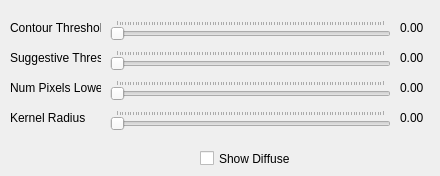
    <widget class="QWidget" name="tab_7">
     <attribute name="title">
      <string>Contours</string>
     </attribute>
     <widget class="QSlider" name="contourThresholdSlider">
      <property name="geometry">
       <rect>
        <x>110</x>
        <y>20</y>
        <width>281</width>
        <height>20</height>
       </rect>
      </property>
      <property name="maximum">
       <number>100</number>
      </property>
      <property name="orientation">
       <enum>Qt::Horizontal</enum>
      </property>
      <property name="tickPosition">
       <enum>QSlider::TicksAbove</enum>
      </property>
     </widget>
     <widget class="QLabel" name="label_16">
      <property name="geometry">
       <rect>
        <x>10</x>
        <y>20</y>
        <width>91</width>
        <height>16</height>
       </rect>
      </property>
      <property name="text">
       <string>Contour Threshold</string>
      </property>
     </widget>
     <widget class="QLabel" name="contourThresholdLabel">
      <property name="geometry">
       <rect>
        <x>400</x>
        <y>20</y>
        <width>31</width>
        <height>16</height>
       </rect>
      </property>
      <property name="text">
       <string>0.00</string>
      </property>
     </widget>
     <widget class="QSlider" name="suggestiveThresholdSlider">
      <property name="geometry">
       <rect>
        <x>110</x>
        <y>50</y>
        <width>281</width>
        <height>20</height>
       </rect>
      </property>
      <property name="maximum">
       <number>100</number>
      </property>
      <property name="orientation">
       <enum>Qt::Horizontal</enum>
      </property>
      <property name="tickPosition">
       <enum>QSlider::TicksAbove</enum>
      </property>
     </widget>
     <widget class="QLabel" name="label_17">
      <property name="geometry">
       <rect>
        <x>10</x>
        <y>50</y>
        <width>91</width>
        <height>16</height>
       </rect>
      </property>
      <property name="text">
       <string>Suggestive Thresh</string>
      </property>
     </widget>
     <widget class="QLabel" name="suggestiveThresholdLabel">
      <property name="geometry">
       <rect>
        <x>400</x>
        <y>50</y>
        <width>31</width>
        <height>16</height>
       </rect>
      </property>
      <property name="text">
       <string>0.00</string>
      </property>
     </widget>
     <widget class="QSlider" name="numPixelsLowerSlider">
      <property name="geometry">
       <rect>
        <x>110</x>
        <y>80</y>
        <width>281</width>
        <height>20</height>
       </rect>
      </property>
      <property name="maximum">
       <number>100</number>
      </property>
      <property name="orientation">
       <enum>Qt::Horizontal</enum>
      </property>
      <property name="tickPosition">
       <enum>QSlider::TicksAbove</enum>
      </property>
     </widget>
     <widget class="QLabel" name="label_18">
      <property name="geometry">
       <rect>
        <x>10</x>
        <y>80</y>
        <width>91</width>
        <height>16</height>
       </rect>
      </property>
      <property name="text">
       <string>Num Pixels Lower</string>
      </property>
     </widget>
     <widget class="QLabel" name="numPixelsLowerLabel">
      <property name="geometry">
       <rect>
        <x>400</x>
        <y>80</y>
        <width>31</width>
        <height>16</height>
       </rect>
      </property>
      <property name="text">
       <string>0.00</string>
      </property>
     </widget>
     <widget class="QSlider" name="kernelRadiusSlider">
      <property name="geometry">
       <rect>
        <x>110</x>
        <y>110</y>
        <width>281</width>
        <height>20</height>
       </rect>
      </property>
      <property name="maximum">
       <number>100</number>
      </property>
      <property name="orientation">
       <enum>Qt::Horizontal</enum>
      </property>
      <property name="tickPosition">
       <enum>QSlider::TicksAbove</enum>
      </property>
     </widget>
     <widget class="QLabel" name="label_19">
      <property name="geometry">
       <rect>
        <x>10</x>
        <y>110</y>
        <width>91</width>
        <height>16</height>
       </rect>
      </property>
      <property name="text">
       <string>Kernel Radius</string>
      </property>
     </widget>
     <widget class="QLabel" name="kernelRadiusLabel">
      <property name="geometry">
       <rect>
        <x>400</x>
        <y>110</y>
        <width>31</width>
        <height>16</height>
       </rect>
      </property>
      <property name="text">
       <string>0.00</string>
      </property>
     </widget>
     <widget class="QCheckBox" name="showDiffuseCheckbox">
      <property name="geometry">
       <rect>
        <x>200</x>
        <y>150</y>
        <width>91</width>
        <height>17</height>
       </rect>
      </property>
      <property name="text">
       <string>Show Diffuse</string>
      </property>
     </widget>
    </widget>
